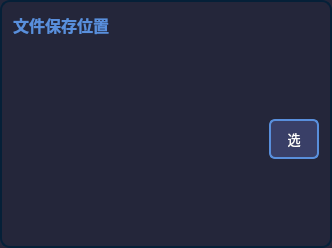
                        <widget class="QFrame" name="frame_anifont_5">
                         <property name="sizePolicy">
                          <sizepolicy hsizetype="Preferred" vsizetype="Expanding">
                           <horstretch>0</horstretch>
                           <verstretch>0</verstretch>
                          </sizepolicy>
                         </property>
                         <property name="minimumSize">
                          <size>
                           <width>231</width>
                           <height>101</height>
                          </size>
                         </property>
                         <property name="styleSheet">
                          <string notr="true">QFrame{
 border:2px solid;
	border-color: rgb(5, 32, 56);
	background-color: rgb(36,38,58);
border-radius:10px;
}
QComboBox QAbstractItemView{
outline: 0px solid gray;            
/*border:1px solid #eeeeee;*/            
color:rgb(145,151,163);
selection-color:white;
font-size:14px;
font-family:Microsoft YaHei UI;            
background-color:rgb(18,26,39);
selection-background-color:rgb(33,41,54);
border-top-radius:0px;
border-bottom-radius:10px;
}</string>
                         </property>
                         <property name="frameShape">
                          <enum>QFrame::StyledPanel</enum>
                         </property>
                         <property name="frameShadow">
                          <enum>QFrame::Raised</enum>
                         </property>
                         <layout class="QVBoxLayout" name="verticalLayout_12">
                          <item>
                           <widget class="QLabel" name="label_anifont_5">
                            <property name="sizePolicy">
                             <sizepolicy hsizetype="Fixed" vsizetype="Fixed">
                              <horstretch>0</horstretch>
                              <verstretch>0</verstretch>
                             </sizepolicy>
                            </property>
                            <property name="font">
                             <font>
                              <family>Microsoft YaHei UI</family>
                              <pointsize>12</pointsize>
                              <weight>75</weight>
                              <bold>true</bold>
                             </font>
                            </property>
                            <property name="styleSheet">
                             <string notr="true">QLabel{
border:none;
color:#598FDC;
}</string>
                            </property>
                            <property name="text">
                             <string>文件保存位置</string>
                            </property>
                           </widget>
                          </item>
                          <item alignment="Qt::AlignBottom">
                           <widget class="QFrame" name="frame_selectanifont_6">
                            <property name="minimumSize">
                             <size>
                              <width>0</width>
                              <height>0</height>
                             </size>
                            </property>
                            <property name="styleSheet">
                             <string notr="true">QFrame{border:none;
}</string>
                            </property>
                            <property name="frameShape">
                             <enum>QFrame::StyledPanel</enum>
                            </property>
                            <property name="frameShadow">
                             <enum>QFrame::Raised</enum>
                            </property>
                            <property name="lineWidth">
                             <number>0</number>
                            </property>
                            <layout class="QHBoxLayout" name="horizontalLayout_23">
                             <property name="spacing">
                              <number>0</number>
                             </property>
                             <property name="leftMargin">
                              <number>0</number>
                             </property>
                             <property name="topMargin">
                              <number>0</number>
                             </property>
                             <property name="rightMargin">
                              <number>0</number>
                             </property>
                             <property name="bottomMargin">
                              <number>0</number>
                             </property>
                             <item>
                              <widget class="QTextBrowser" name="fileTextBrowser">
                               <property name="font">
                                <font>
                                 <family>Microsoft YaHei UI</family>
                                </font>
                               </property>
                               <property name="styleSheet">
                                <string notr="true">color: rgb(255, 255, 255);</string>
                               </property>
                               <property name="html">
                                <string>&lt;!DOCTYPE HTML PUBLIC &quot;-//W3C//DTD HTML 4.0//EN&quot; &quot;http://www.w3.org/TR/REC-html40/strict.dtd&quot;&gt;
&lt;html&gt;&lt;head&gt;&lt;meta name=&quot;qrichtext&quot; content=&quot;1&quot; /&gt;&lt;style type=&quot;text/css&quot;&gt;
p, li { white-space: pre-wrap; }
&lt;/style&gt;&lt;/head&gt;&lt;body style=&quot; font-family:'Microsoft YaHei UI'; font-size:9pt; font-weight:400; font-style:normal;&quot;&gt;
&lt;p style=&quot;-qt-paragraph-type:empty; margin-top:0px; margin-bottom:0px; margin-left:0px; margin-right:0px; -qt-block-indent:0; text-indent:0px; font-family:'SimSun';&quot;&gt;&lt;br /&gt;&lt;/p&gt;&lt;/body&gt;&lt;/html&gt;</string>
                               </property>
                              </widget>
                             </item>
                             <item>
                              <widget class="QPushButton" name="pushButtonFile">
                               <property name="minimumSize">
                                <size>
                                 <width>50</width>
                                 <height>40</height>
                                </size>
                               </property>
                               <property name="font">
                                <font>
                                 <family>Microsoft YaHei UI</family>
                                 <pointsize>10</pointsize>
                                </font>
                               </property>
                               <property name="styleSheet">
                                <string notr="true">QPushButton {	
	border: 2px solid;
	border-color: #598FDC;
	border-radius: 6px;
	color: rgb(255, 255, 255);
	background-color: rgb(57, 63, 103);
}
QPushButton:hover {
	background-color: rgb(38, 43, 85);
}
QPushButton:checked{
    background-color: rgb(33, 33, 33);
}</string>
                               </property>
                               <property name="text">
                                <string>选</string>
                               </property>
                              </widget>
                             </item>
                            </layout>
                           </widget>
                          </item>
                         </layout>
                        </widget>
